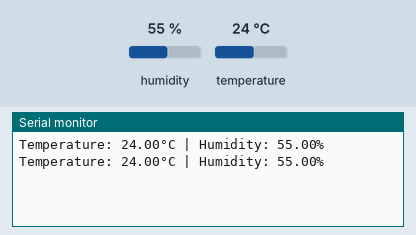
The sketch below on a simulated Arduino Uno, built with avr-gcc and run on an emulated ATmega328P. Parts: the last lines printed to the serial monitor. The test bench sets the inputs (shaded band); at power-on: humidity 55 %, temperature 24 °C.

Above: at 4.8 s.
4.9 s: humidity set to 22 %
At 6.9 s:
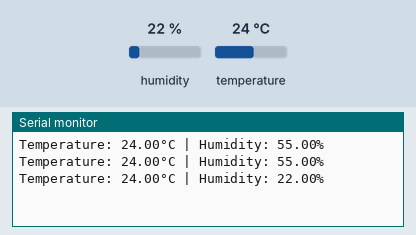
7.9 s: temperature set to 12 °C
At 9.3 s:
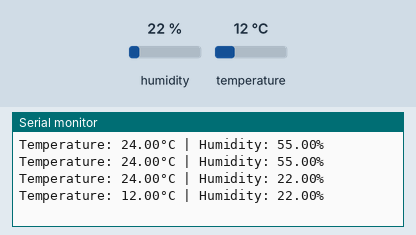
10.9 s: humidity set to 40 %
At 13.0 s:
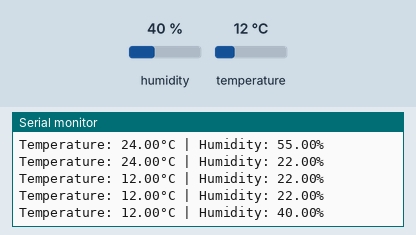
Timing chart, 0 to 14.5 s (numbered marks = the images above; inputs shaded):
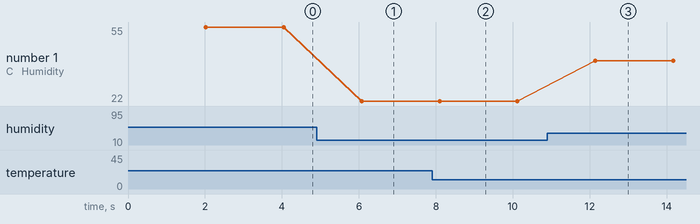

The sketch:

test_sketch2.ino.ino
```cpp
#include <DHT.h>
#include <Wire.h>

#define DHTPIN 4          // Digital pin connected to the DHT sensor
#define DHTTYPE DHT11     // DHT 11

DHT dht(DHTPIN, DHTTYPE);

void setup() {
  Serial.begin(9600);
  dht.begin();
}

void loop() {
  delay(2000);

  float temperature = dht.readTemperature();
  float humidity = dht.readHumidity();

  if (isnan(temperature) || isnan(humidity)) {
    Serial.println("Failed to read from DHT sensor!");
    return;
  }

  // Print data to serial monitor
  Serial.print("Temperature: ");
  Serial.print(temperature);
  Serial.print("°C | Humidity: ");
  Serial.print(humidity);
  Serial.println("%");
}
```

Measured:
- after the input at 4.9 s, the serial monitor: prints a new line after 1.2 s (image 1)
- after the input at 7.9 s, the serial monitor: prints a new line after 0.20 s (image 2)
- after the input at 10.9 s, the serial monitor: prints a new line after 1.2 s (image 3)
- plotted number 1: 55 → 22 after the input at 4.9 s, 22 → 40 after the input at 10.9 s
